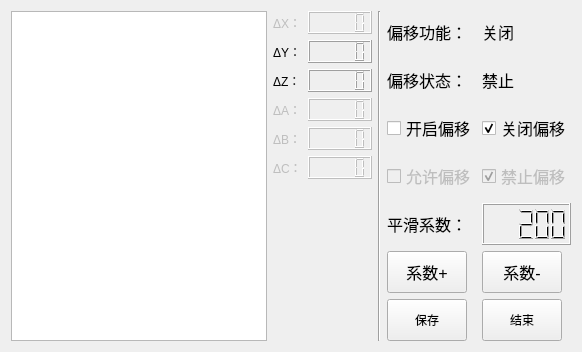
      <widget class="QWidget" name="tab_5">
       <attribute name="title">
        <string>动态偏移</string>
       </attribute>
       <layout class="QHBoxLayout" name="horizontalLayout" stretch="10,0,0,0">
        <item>
         <widget class="QGraphicsView" name="graphicsView"/>
        </item>
        <item>
         <layout class="QFormLayout" name="formLayout_2">
          <property name="fieldGrowthPolicy">
           <enum>QFormLayout::AllNonFixedFieldsGrow</enum>
          </property>
          <item row="1" column="0">
           <widget class="QLabel" name="label_8">
            <property name="enabled">
             <bool>false</bool>
            </property>
            <property name="text">
             <string>ΔX：</string>
            </property>
           </widget>
          </item>
          <item row="1" column="1">
           <widget class="QLCDNumber" name="lcdNumber_2">
            <property name="enabled">
             <bool>false</bool>
            </property>
           </widget>
          </item>
          <item row="2" column="0">
           <widget class="QLabel" name="label_18">
            <property name="enabled">
             <bool>true</bool>
            </property>
            <property name="text">
             <string>ΔY：</string>
            </property>
           </widget>
          </item>
          <item row="2" column="1">
           <widget class="QLCDNumber" name="lcdnumber_rsi_dy">
            <property name="enabled">
             <bool>true</bool>
            </property>
           </widget>
          </item>
          <item row="3" column="0">
           <widget class="QLabel" name="label_21">
            <property name="text">
             <string>ΔZ：</string>
            </property>
           </widget>
          </item>
          <item row="3" column="1">
           <widget class="QLCDNumber" name="lcdnumber_rsi_dz"/>
          </item>
          <item row="4" column="0">
           <widget class="QLabel" name="label_22">
            <property name="enabled">
             <bool>false</bool>
            </property>
            <property name="text">
             <string>ΔA：</string>
            </property>
           </widget>
          </item>
          <item row="4" column="1">
           <widget class="QLCDNumber" name="lcdNumber_5">
            <property name="enabled">
             <bool>false</bool>
            </property>
           </widget>
          </item>
          <item row="5" column="0">
           <widget class="QLabel" name="label_23">
            <property name="enabled">
             <bool>false</bool>
            </property>
            <property name="text">
             <string>ΔB：</string>
            </property>
           </widget>
          </item>
          <item row="5" column="1">
           <widget class="QLCDNumber" name="lcdNumber_6">
            <property name="enabled">
             <bool>false</bool>
            </property>
           </widget>
          </item>
          <item row="6" column="0">
           <widget class="QLabel" name="label_24">
            <property name="enabled">
             <bool>false</bool>
            </property>
            <property name="text">
             <string>ΔC：</string>
            </property>
           </widget>
          </item>
          <item row="6" column="1">
           <widget class="QLCDNumber" name="lcdNumber_7">
            <property name="enabled">
             <bool>false</bool>
            </property>
           </widget>
          </item>
         </layout>
        </item>
        <item>
         <widget class="Line" name="line_12">
          <property name="orientation">
           <enum>Qt::Vertical</enum>
          </property>
         </widget>
        </item>
        <item>
         <layout class="QGridLayout" name="gridLayout">
          <item row="0" column="0">
           <widget class="QLabel" name="label_4">
            <property name="minimumSize">
             <size>
              <width>0</width>
              <height>42</height>
             </size>
            </property>
            <property name="font">
             <font>
              <pointsize>12</pointsize>
             </font>
            </property>
            <property name="text">
             <string>偏移功能：</string>
            </property>
           </widget>
          </item>
          <item row="0" column="1">
           <widget class="QLabel" name="label_rsi_status">
            <property name="minimumSize">
             <size>
              <width>0</width>
              <height>42</height>
             </size>
            </property>
            <property name="font">
             <font>
              <pointsize>12</pointsize>
             </font>
            </property>
            <property name="text">
             <string>关闭</string>
            </property>
           </widget>
          </item>
          <item row="1" column="0">
           <widget class="QLabel" name="label_5">
            <property name="minimumSize">
             <size>
              <width>0</width>
              <height>42</height>
             </size>
            </property>
            <property name="font">
             <font>
              <pointsize>12</pointsize>
             </font>
            </property>
            <property name="text">
             <string>偏移状态：</string>
            </property>
           </widget>
          </item>
          <item row="1" column="1">
           <widget class="QLabel" name="label_rsi_enable">
            <property name="minimumSize">
             <size>
              <width>0</width>
              <height>42</height>
             </size>
            </property>
            <property name="font">
             <font>
              <pointsize>12</pointsize>
             </font>
            </property>
            <property name="text">
             <string>禁止</string>
            </property>
           </widget>
          </item>
          <item row="2" column="0">
           <widget class="QCheckBox" name="checkbox_rsi_on">
            <property name="minimumSize">
             <size>
              <width>0</width>
              <height>42</height>
             </size>
            </property>
            <property name="font">
             <font>
              <pointsize>12</pointsize>
             </font>
            </property>
            <property name="text">
             <string>开启偏移</string>
            </property>
           </widget>
          </item>
          <item row="2" column="1">
           <widget class="QCheckBox" name="checkbox_rsi_off">
            <property name="minimumSize">
             <size>
              <width>0</width>
              <height>42</height>
             </size>
            </property>
            <property name="font">
             <font>
              <pointsize>12</pointsize>
             </font>
            </property>
            <property name="text">
             <string>关闭偏移</string>
            </property>
            <property name="checked">
             <bool>true</bool>
            </property>
           </widget>
          </item>
          <item row="3" column="0">
           <widget class="QCheckBox" name="checkbox_rsi_enable">
            <property name="enabled">
             <bool>false</bool>
            </property>
            <property name="minimumSize">
             <size>
              <width>0</width>
              <height>42</height>
             </size>
            </property>
            <property name="font">
             <font>
              <pointsize>12</pointsize>
             </font>
            </property>
            <property name="text">
             <string>允许偏移</string>
            </property>
           </widget>
          </item>
          <item row="3" column="1">
           <widget class="QCheckBox" name="checkbox_rsi_disable">
            <property name="enabled">
             <bool>false</bool>
            </property>
            <property name="minimumSize">
             <size>
              <width>0</width>
              <height>42</height>
             </size>
            </property>
            <property name="font">
             <font>
              <pointsize>12</pointsize>
             </font>
            </property>
            <property name="text">
             <string>禁止偏移</string>
            </property>
            <property name="checked">
             <bool>true</bool>
            </property>
           </widget>
          </item>
          <item row="4" column="0">
           <widget class="QLabel" name="label_6">
            <property name="minimumSize">
             <size>
              <width>0</width>
              <height>42</height>
             </size>
            </property>
            <property name="font">
             <font>
              <pointsize>12</pointsize>
             </font>
            </property>
            <property name="text">
             <string>平滑系数：</string>
            </property>
           </widget>
          </item>
          <item row="4" column="1">
           <widget class="QLCDNumber" name="mlcdnumber_rsi_coefficient">
            <property name="enabled">
             <bool>true</bool>
            </property>
            <property name="minimumSize">
             <size>
              <width>0</width>
              <height>42</height>
             </size>
            </property>
            <property name="font">
             <font>
              <pointsize>12</pointsize>
             </font>
            </property>
            <property name="value" stdset="0">
             <double>200.000000000000000</double>
            </property>
           </widget>
          </item>
          <item row="5" column="0">
           <widget class="QPushButton" name="mpushbutton_rsi_codefficient_up">
            <property name="enabled">
             <bool>true</bool>
            </property>
            <property name="minimumSize">
             <size>
              <width>80</width>
              <height>42</height>
             </size>
            </property>
            <property name="maximumSize">
             <size>
              <width>80</width>
              <height>16777215</height>
             </size>
            </property>
            <property name="font">
             <font>
              <pointsize>12</pointsize>
             </font>
            </property>
            <property name="text">
             <string>系数+</string>
            </property>
           </widget>
          </item>
          <item row="5" column="1">
           <widget class="QPushButton" name="mpushbutton_rsi_codefficient_down">
            <property name="enabled">
             <bool>true</bool>
            </property>
            <property name="minimumSize">
             <size>
              <width>80</width>
              <height>42</height>
             </size>
            </property>
            <property name="maximumSize">
             <size>
              <width>80</width>
              <height>16777215</height>
             </size>
            </property>
            <property name="font">
             <font>
              <pointsize>12</pointsize>
             </font>
            </property>
            <property name="text">
             <string>系数-</string>
            </property>
           </widget>
          </item>
          <item row="6" column="0">
           <widget class="QPushButton" name="mpushbutton_rsi_save">
            <property name="minimumSize">
             <size>
              <width>80</width>
              <height>42</height>
             </size>
            </property>
            <property name="maximumSize">
             <size>
              <width>80</width>
              <height>16777215</height>
             </size>
            </property>
            <property name="text">
             <string>保存</string>
            </property>
           </widget>
          </item>
          <item row="6" column="1">
           <widget class="QPushButton" name="mpushbutton_rsi_savedone">
            <property name="minimumSize">
             <size>
              <width>0</width>
              <height>42</height>
             </size>
            </property>
            <property name="maximumSize">
             <size>
              <width>80</width>
              <height>42</height>
             </size>
            </property>
            <property name="text">
             <string>结束</string>
            </property>
           </widget>
          </item>
         </layout>
        </item>
       </layout>
      </widget>
